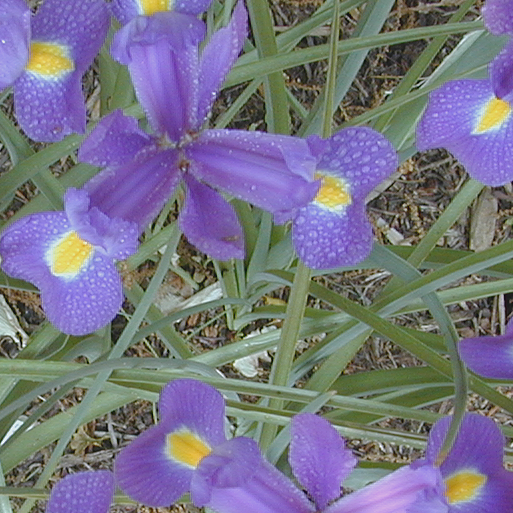
%> input picture Laboratorio 6/Quest1/flower.png, 513 x 513 px
$ octave Quest1.m   (GNU Octave 9; MATLAB toolbox functions it lacks are replaced by stand-ins)
%> lines starting %> are read from the running program, lines starting %| are printed output that depends on the picture
imagem = imread('flower.png');
%> imagem is the input picture: size 513x513x3 uint8; mean R, G, B 119.4, 116.7, 134.7
tamimg = size(imagem);
%> tamimg = [513 513 3]
Red = zeros(tamimg(1),tamimg(2),tamimg(3));
Green = zeros(tamimg(1),tamimg(2),tamimg(3));
Blue = zeros(tamimg(1),tamimg(2),tamimg(3));
Red(:,:,1) = imagem(:,:,1);
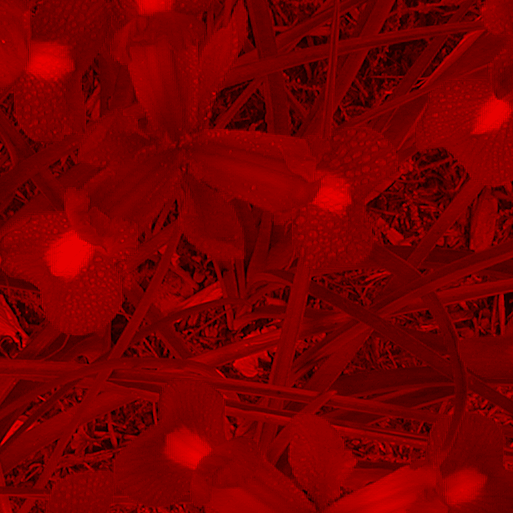
%> Red: size 513x513x3 double; mean R, G, B 119.4, 0, 0
Green(:,:,2) = imagem(:,:,2);
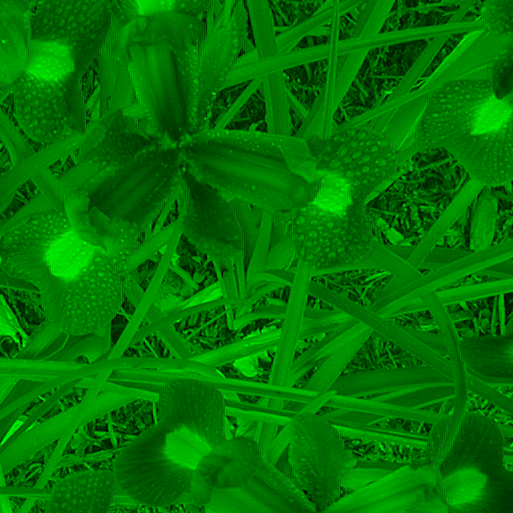
%> Green: size 513x513x3 double; mean R, G, B 0, 116.7, 0
Blue(:,:,3) = imagem(:,:,3);
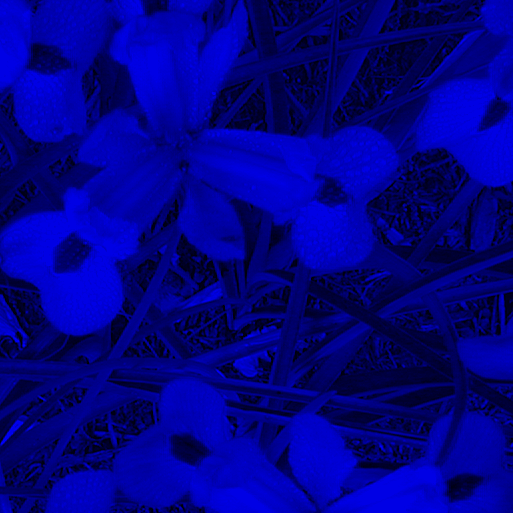
%> Blue: size 513x513x3 double; mean R, G, B 0, 0, 134.7
imwrite(uint8(Red),'RED.png');
imwrite(uint8(Green),'GREEN.png');
imwrite(uint8(Blue),'Blue.png');
